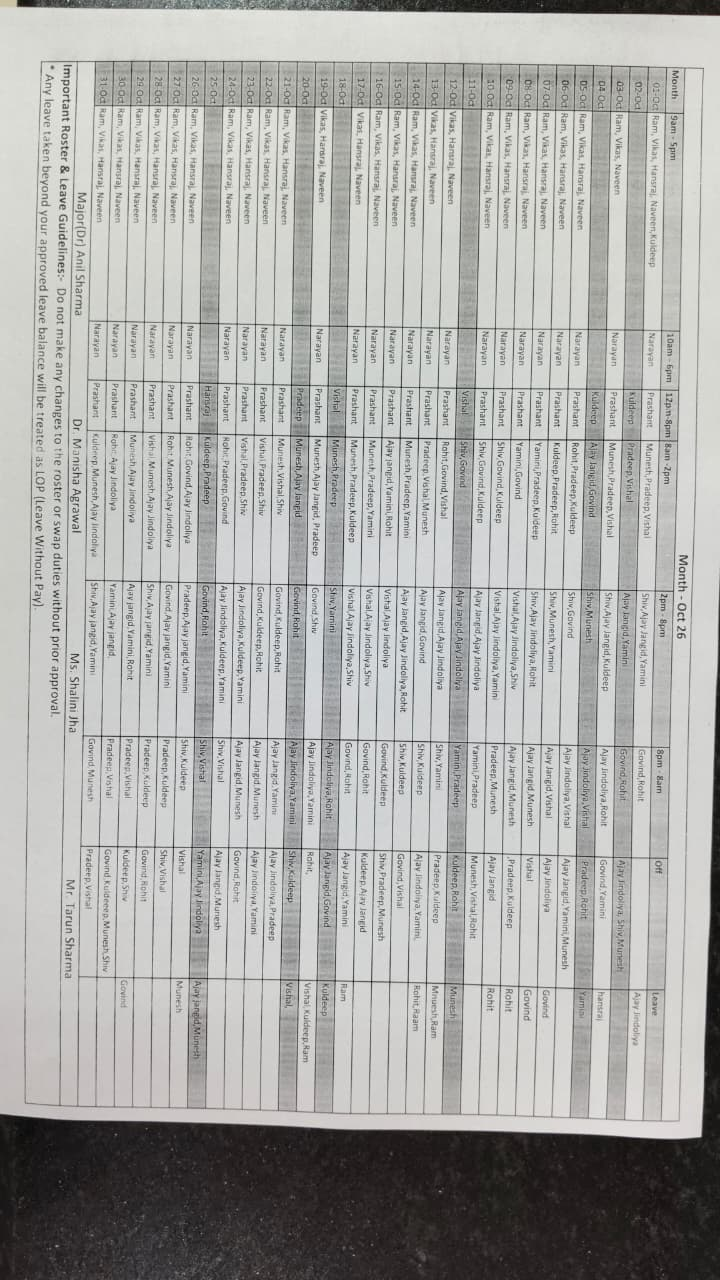
#> input picture roster_fixtures/october_2026_roster.jpeg, 720 x 1280 px, found by its file name
$ python rotate.py
#> lines starting #> are read from the running program, lines starting #| are printed output that depends on the picture
from PIL import Image
im = Image.open('roster_fixtures/october_2026_roster.jpeg')
#> im is the input picture: PIL image 720x1280 RGB; mean R, G, B 171.9, 172.2, 169.9
im.rotate(90, expand=True).save('roster_fixtures/roster_rot90.jpeg')
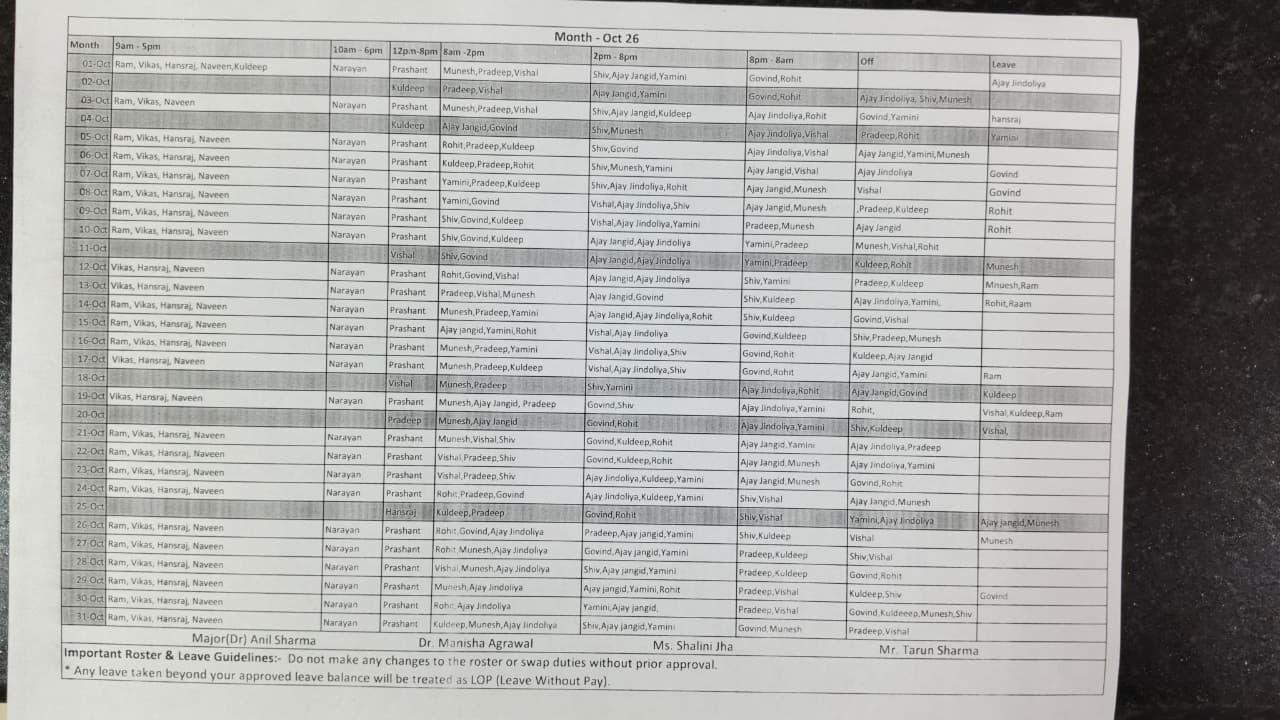
#> saved as roster_rot90.jpeg: PIL image 1280x720 RGB; mean R, G, B 171.9, 172.2, 169.9
im.rotate(270, expand=True).save('roster_fixtures/roster_rot270.jpeg')
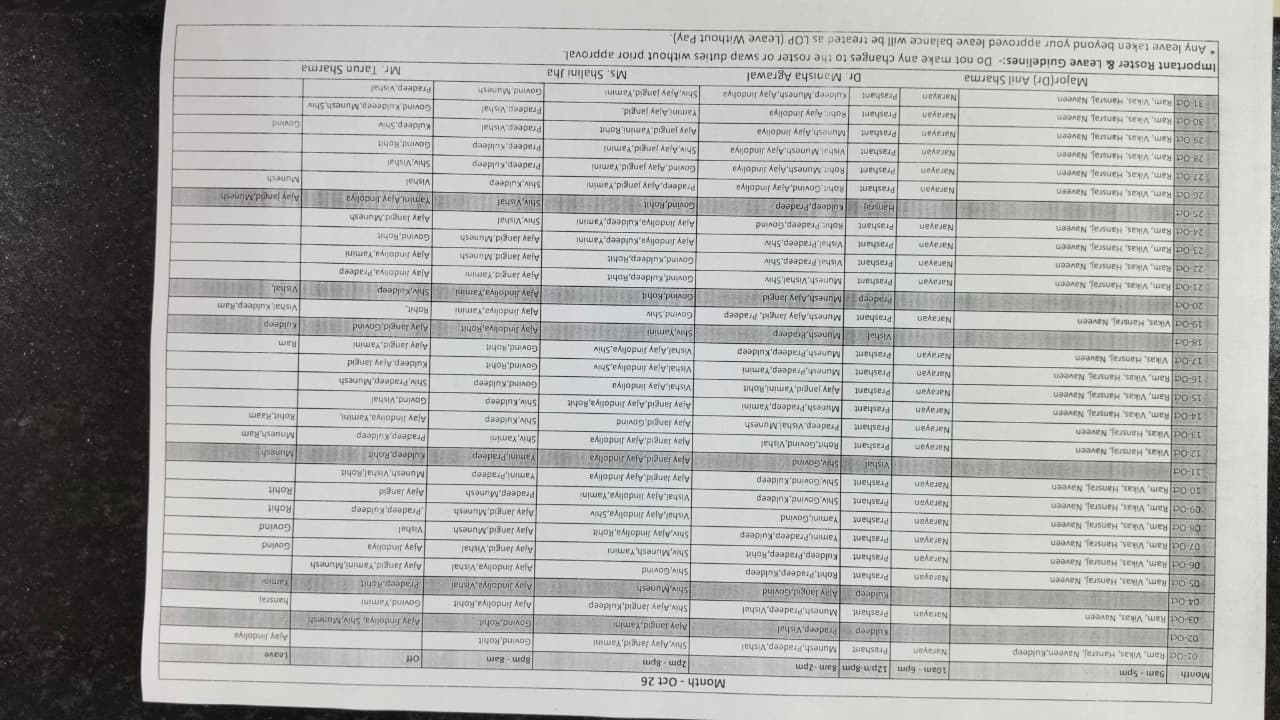
#> saved as roster_rot270.jpeg: PIL image 1280x720 RGB; mean R, G, B 171.9, 172.2, 169.9
print('Rotated successfully')
